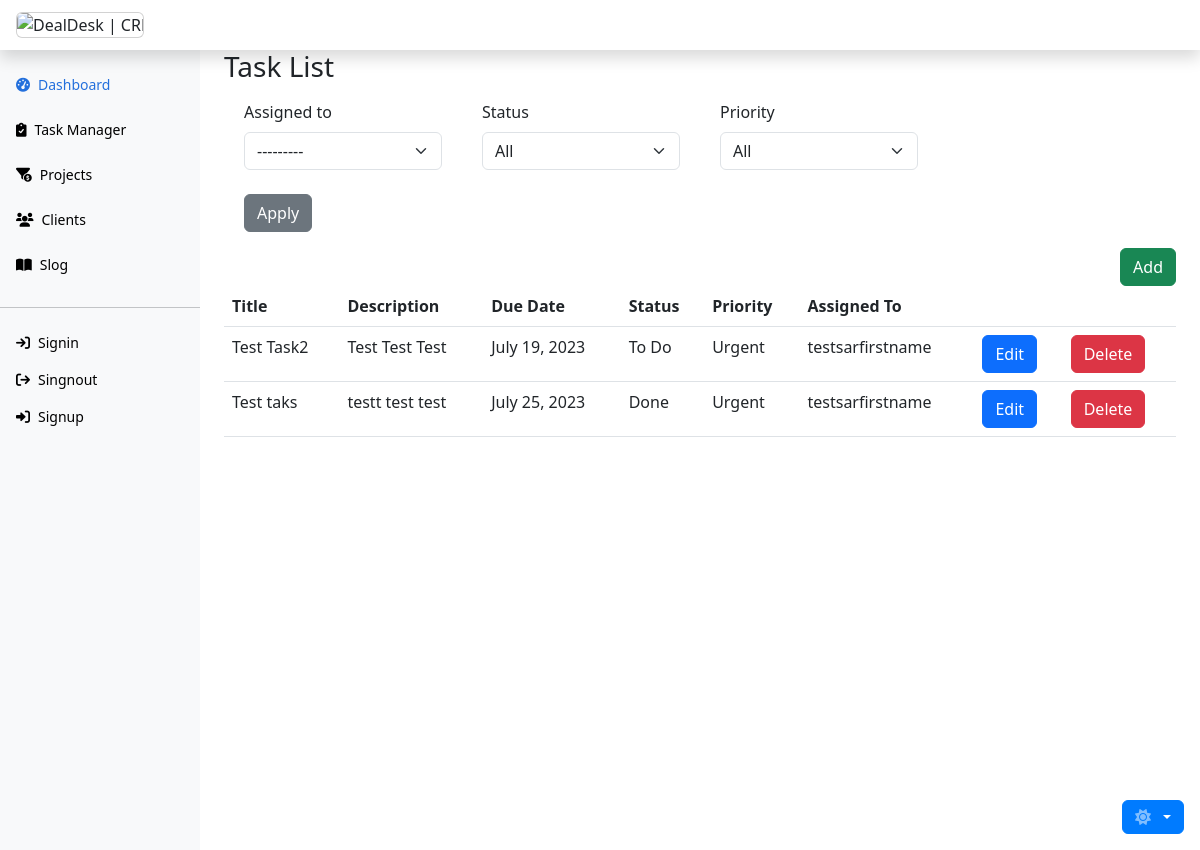
The app's page /task_manager/list/, older data.
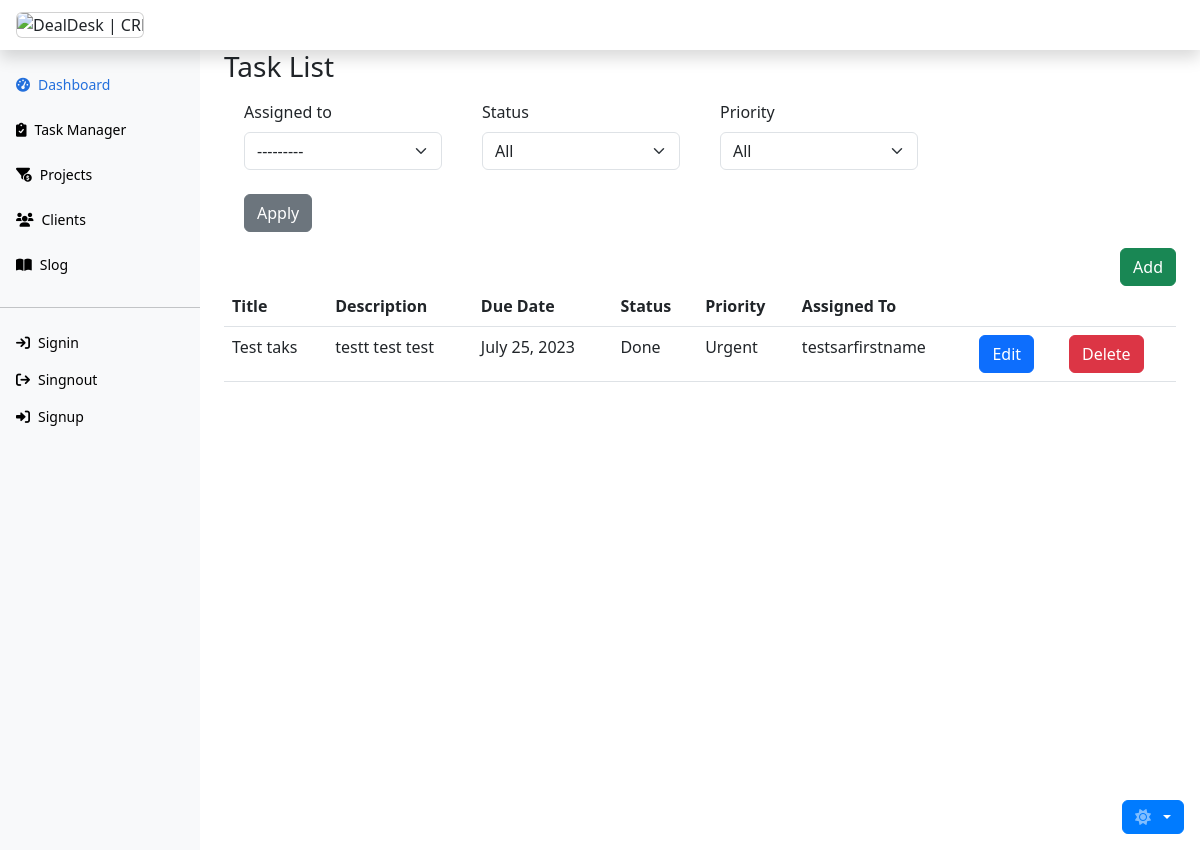
The same page, newer data.
### task_manager/models.py (models this page shows, shortened)
class TaskManager(models.Model):
    title = models.CharField(max_length=55, null=False)
    description = models.CharField(max_length=255)
    due_date = models.DateField(null=False)
    status = models.CharField(
        max_length=50,
        choices=STATUS_CHOICES,
        default="To Do",
        null=False
    )
    priority = models.CharField(
        max_length=50,
        choices=PRIORITY_CHOICES,
        default="Normal",
        null=False
    )
    assigned_to = models.ForeignKey(
        'team.Sar',
        on_delete=models.SET(get_salesman),
        related_name='tasks'
    )
    class Meta:
        ordering = ['due_date']

### team/models.py (models this page shows)
class Sar(models.Model):
    first_name = models.CharField(max_length=55)
    last_name = models.CharField(max_length=55)
    mobile = models.CharField(max_length=20)
    email = models.EmailField()
    manager = models.ForeignKey(
        Manager,
        on_delete=models.SET(get_manager),
        related_name='sars',)
    created_on = models.DateTimeField(auto_now_add=True)
    updated_on = models.DateTimeField(auto_now=True)
    class Meta:
        db_table = 'Team.Sar'
        ordering = ['first_name']
        verbose_name_plural = 'Sars'
    def __str__(self):
        return f"{self.first_name}"

### task_manager/views.py (the view)
# urls.py: path('list/', TaskListView.as_view(), name='task_list'),
class TaskListView(ListView):
    model = TaskManager
    template_name = 'task_manager/task_list.html'
    context_object_name = 'tasks'
    paginate_by = 10
    def get_queryset(self):
        queryset = super().get_queryset()
        form = TaskManagerFilterForm(self.request.GET)
        if form.is_valid():
            status = form.cleaned_data['status']
            priority = form.cleaned_data['priority']
            assigned_to = form.cleaned_data['assigned_to']
        if status:
            queryset = queryset.filter(status=status)
        if priority:
            queryset = queryset.filter(priority=priority)
        if assigned_to:
            queryset = queryset.filter(assigned_to=assigned_to)
        return queryset
    def get_context_data(self, **kwargs):
        context = super().get_context_data(**kwargs)
        context['filter_form'] = TaskManagerFilterForm(self.request.GET)
        context['task'] = TaskManager.objects.first()
        return context

### task_manager/forms.py
class TaskManagerFilterForm(forms.Form):
    assigned_to = forms.ModelChoiceField(
        queryset=Sar.objects.all(),
        widget=forms.Select(attrs={'class': 'form-control'}),
        required=False
    )
    status = forms.ChoiceField(
        choices=[('', 'All')] + STATUS_CHOICES,
        widget=forms.Select(attrs={'class': 'form-control'}),
        required=False
    )
    priority = forms.ChoiceField(
        choices=[('', 'All')] + PRIORITY_CHOICES,
        widget=forms.Select(attrs={'class': 'form-control'}),
        required=False
    )

### task_manager/templates/task_manager/task_list.html (shortened to what this page needs)
{% extends 'base.html' %}
{% load crispy_forms_tags %}
{% load humanize %}
{% block content %}
<div class="col-lg-12">
    <div class="row">
        <div class="col-12">
            <h3 class="bg-body">Task List</h3>
            <form class="mb-3" method="get" action="{% url 'task_manager:task_list' %}">
                <div class="container">
                    <div class="row">
                        {% for field in filter_form %}
                        <div class="col-lg-3 col-md-12 w-5">
                            <div class="p-2">
                                {{ field|as_crispy_field }}
                            </div>
                        </div>
                        {% endfor %}
                        <div class="row">
                            <div class="col-sm-2">
                                <button type="submit" class="btn btn-secondary ms-2">Apply</button>
                            </div>
                        </div>
                    </div>
                </div>
            </form>
            <div class="d-flex justify-content-end">
                <a href="{% url 'task_manager:task_new' %}"
                    class="btn btn-success link-offset-2 link-underline-opacity-25 link-underline-opacity-100-hover">
                    Add
                </a>
            </div>
            <table class="table bg-body-tertiary table-hover">
                <thead>
                    <tr>
                        <th>Title</th>
                        <th>Description</th>
                        <th>Due Date</th>
                        <th>Status</th>
                        <th>Priority</th>
                        <th>Assigned To</th>
                        <th></th>
                        <th></th>
                    </tr>
                </thead>
                <tbody>
                    {% for task in tasks %}
                    <tr>
                        <td>{{ task.title }}</td>
                        <td>{{ task.description }}</td>
                        <td>{{ task.due_date }}</td>
                        <td>{{ task.get_status_display }}</td>
                        <td>{{ task.get_priority_display }}</td>
                        <td>{{ task.assigned_to }}</td>
                        <td>
                            <button type="button"
                                onclick="location.href='{% url 'task_manager:task_edit' pk=task.pk %}'"
                                class="btn btn-primary link-offset-2 link-underline-opacity-25 link-underline-opacity-100-hover">
                                Edit
                            </button>
                        </td>
                        <td>
                            <button
                                class="btn btn-danger link-offset-2 link-underline-opacity-25 link-underline-opacity-100-hover"
                                data-bs-toggle="modal" data-bs-target="#confirmDeleteModal">Delete</button>
                        </td>
                    </tr>
                    {% empty %}
                    <tr>
                        <td colspan="6">No tasks found.</td>
                    </tr>
                    {% endfor %}
                </tbody>
            </table>
        </div>
    </div>
</div>
{% endblock %}

### templates/base.html (shortened to what this page needs)
{% load static %}
<!DOCTYPE html>
<html lang="en" data-bs-theme="dark">
<head>
    {% block extra_css %}
    <link rel="stylesheet" href="https://cdnjs.cloudflare.com/ajax/libs/bootstrap/5.3.0/css/bootstrap.min.css"
 />
    <link rel="stylesheet" href="{% static 'css/navbar.css' %}">
    <link rel="stylesheet" href="{% static 'css/color-mode.css' %}">
    {% endblock %}
    <link rel="stylesheet" href="https://cdnjs.cloudflare.com/ajax/libs/font-awesome/6.0.0-beta3/css/all.min.css">
</head>
<body>
    <header class="navbar sticky-top flex-md-nowrap p-0 shadow fixed-top">
        <a class="navbar-brand col-md-3 col-lg-2 me-0 px-3 fs-6 rounded-bottom-5" href="#">
            <div class="card" style="width: 8rem;">
              <img src="https://res.cloudinary.com/pjdevex/image/upload/v1687544628/static/dealdesk_crm_logo/dd_hr_light_rnrq97.webp" alt="DealDesk | CRM" class="card-img-top rounded">
            </div>
          </a>
    </header>
    <div class="container-fluid">
        <div class="row">
            {% include 'includes/navbar.html' %}
            <main class="col-md-9 ms-sm-auto col-lg-10 px-md-4">
                {% block content %}
                {% endblock %}
            </main>
        </div>
    </div>
    <div>
        {% include 'includes/color-mode.html' %}
    </div>
</body>
</html>

### templates/includes/navbar.html (shortened to what this page needs)
<div class="sidebar col-md-3 col-lg-2 p-0 bg-body-tertiary">
  <div class="offcanvas-lg offcanvas-end bg-body-tertiary" tabindex="-1" id="sidebarMenu"
    aria-labelledby="sidebarMenuLabel">
    <div class="offcanvas-body d-md-flex flex-column p-0 pt-lg-3 overflow-y-auto vh-100">
      <ul class="nav flex-column">
        <li class="nav-item mb-2">
          <a class="nav-link d-flex align-items-center gap-2 active" aria-current="page" href="#">
            <i class="fa-solid fa-gauge-high"></i>
            Dashboard
          </a>
        </li>
        <li class="nav-item mb-2">
          <a class="nav-link d-flex align-items-center gap-2 navbar-light" href="{% url 'task_manager:task_list' %}">
            <i class="fa-solid fa-clipboard-check"></i>
            Task Manager
          </a>
        </li>
        <li class="nav-item mb-2">
          <a class="nav-link d-flex align-items-center gap-2 navbar-light" href="{% url 'lead_master:lead_list' %}">
            <i class="fa-solid fa-filter-circle-dollar"></i>
            Projects
          </a>
        </li>
        <li class="nav-item mb-2">
          <a class="nav-link d-flex align-items-center gap-2 navbar-light" href="{% url 'client:client_list' %}">
            <i class="fa-solid fa-users"></i>
            Clients
          </a>
        </li>
        <li class="nav-item mb-2">
          <a class="nav-link d-flex align-items-center gap-2 navbar-light" href="#">
            <i class="fa-solid fa-book-open"></i>
            Slog
          </a>
        </li>
      </ul>
      <hr class="mt-3">
      <ul class="nav flex-column mb-auto">
        <li class="nav-item">
          <a class="nav-link d-flex align-items-center gap-2 navbar-light" href="{% url 'account_login' %}">
            <i class="fa-solid fa-arrow-right-to-bracket"></i>
            Signin
          </a>
        </li>
        <li class="nav-item">
          <a class="nav-link d-flex align-items-center gap-2 navbar-light" href="{% url 'account_logout' %}">
            <i class="fa-solid fa-arrow-right-from-bracket"></i>
            Singnout
          </a>
        </li>
        <li class="nav-item">
          <a class="nav-link d-flex align-items-center gap-2 navbar-light" href="{% url 'account_signup' %}">
            <i class="fa-solid fa-right-to-bracket"></i>
            Signup
          </a>
        </li>
      </ul>
    </div>
  </div>
</div>

### templates/includes/color-mode.html (shortened to what this page needs)
<div class="dropdown position-fixed bottom-0 end-0 mb-3 me-3 bd-mode-toggle">
  <button class="btn btn-bd-primary py-2 dropdown-toggle d-flex align-items-center"
          id="bd-theme"
          type="button"
          aria-expanded="false"
          data-bs-toggle="dropdown"
          aria-label="Toggle theme (auto)">
    <i class="fa-solid fa-circle-half-stroke me-1 theme-icon-active"></i>
  </button>
</div>

### static/css/navbar.css (style rules this page uses)
.sidebar .nav-link.navbar-light { color: #000000 !important; }
@media (min-width: 768px) { .sidebar .offcanvas-lg { position: -webkit-sticky; position: sticky; top: 48px; } }
.sidebar .nav-link { font-size: .875rem; font-weight: 500; }
.sidebar .nav-link.active { color: #2470dc; }
.navbar-brand { padding-top: .75rem; padding-bottom: .75rem; }

### static/css/color-mode.css (style rules this page uses)
.btn-bd-primary { --bd-blue-bg: #007bff; --bd-blue-rgb: 0, 123, 255; --bs-btn-font-weight: 600; --bs-btn-color: var(--bs-white); --bs-btn-bg: var(--bd-blue-bg); --bs-btn-border-color: var(--bd-blue-bg); --bs-btn-hover-color: var(--bs-white); --bs-btn-hover-bg: #0056b3; --bs-btn-hover-border-color: #0056b3; --bs-btn-focus-shadow-rgb: var(--bd-blue-rgb); --bs-btn-active-color: var(--bs-btn-hover-color); --bs-btn-active-bg: #003a75; --bs-btn-active-border-color: #003a75; }
.bd-mode-toggle { z-index: 1500; }

Row changes from the older to the newer data that the page shows:
removed TaskManager: title "Test Task2", description "Test Test Test", due_date "July 19, 2023", status "To Do", priority "Urgent", assigned_to "testsarfirstname"
